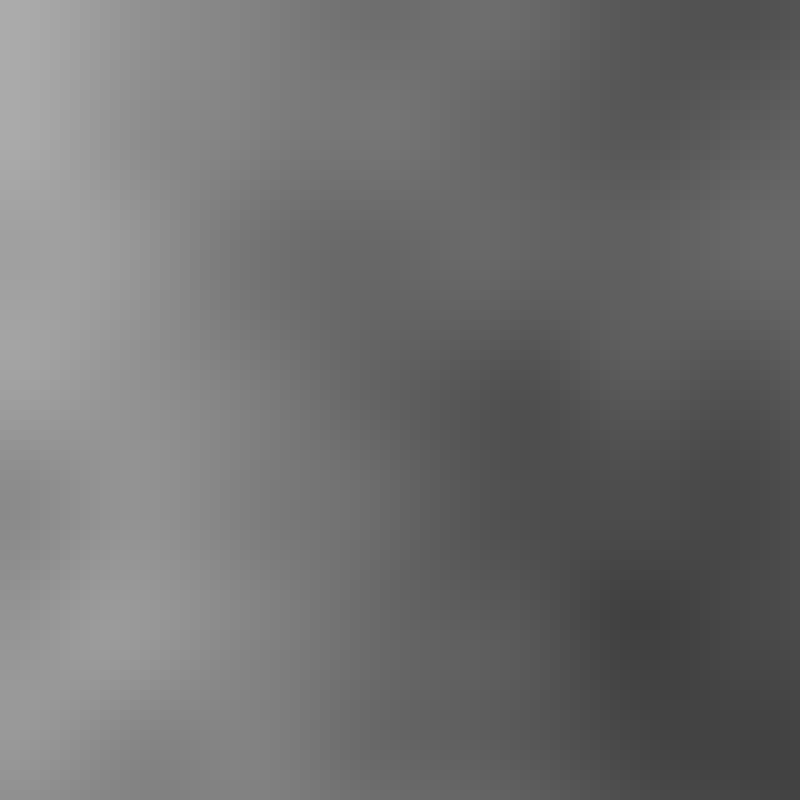
Frame 1 (no input)
Frame 60 (no input): identical to frame 1, image omitted
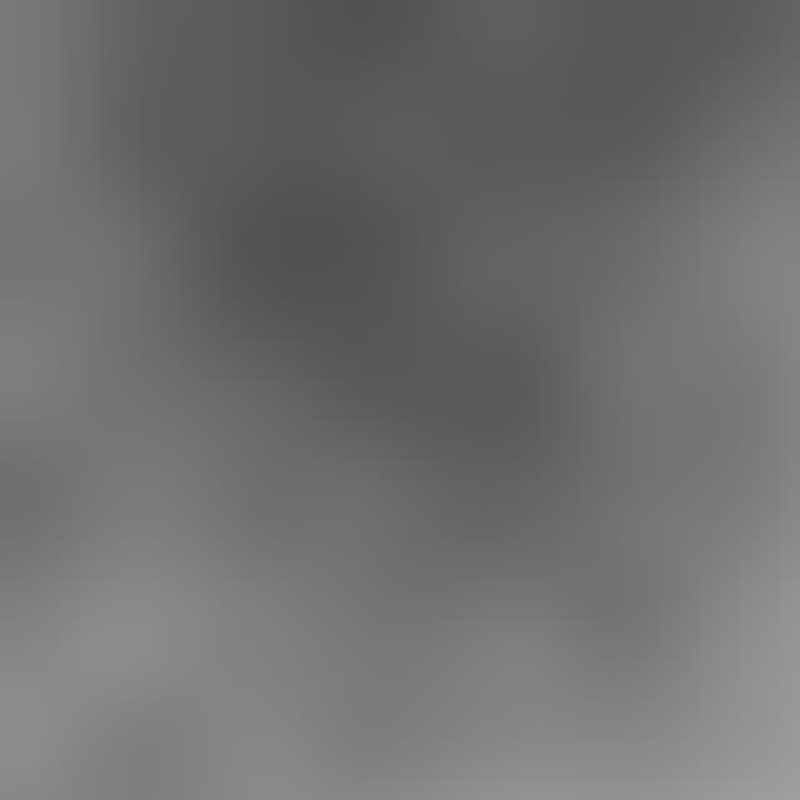
Frame 120 (the mouse pressed at the canvas centre since frame 60)

The p5.js sketch that drew these frames (run headless with seeded random() and noise() and a simulated clock; from frame 60 on, the mouse is pressed at the canvas centre):

// p5.js sketch
// ── sketch.js
function setup() {
  createCanvas(800, 800);
  noStroke();
}

function draw() {
  for (let i = 0; i < 80; i += 1) {
    for (let j = 0; j < 80; j += 1) {
      fill(noise(i * 0.01, j * 0.01, mouseX * 0.1) * 255);
      rect(i * 10, j * 10, 10, 10);
    }
  }
}
